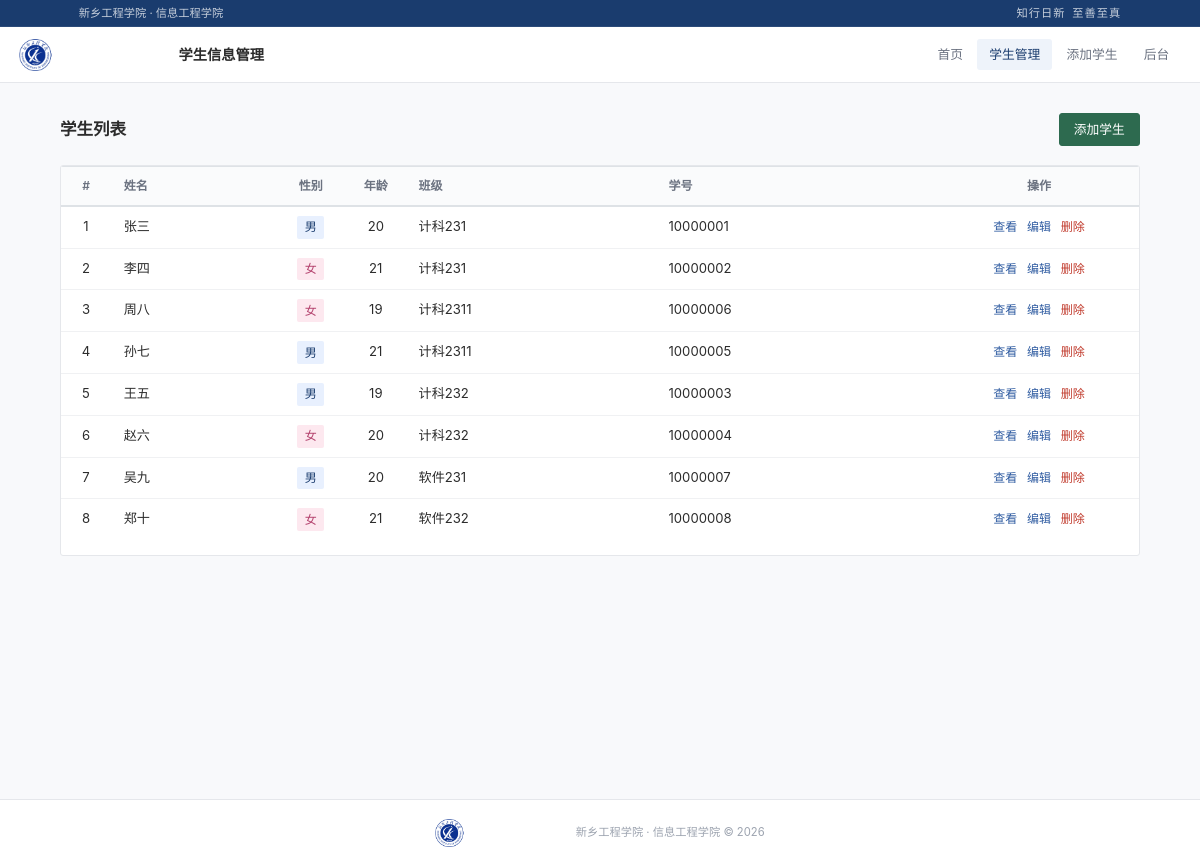
The page /students/ on the database its author committed.
### students/models.py (models this page shows, shortened)
class Student(models.Model):
    GENDER_CHOICES = (
        ('男', '男'),
        ('女', '女'),
    )
    name = models.CharField(max_length=30, verbose_name='姓名')
    gender = models.CharField(max_length=2, choices=GENDER_CHOICES, verbose_name='性别')
    age = models.PositiveSmallIntegerField(verbose_name='年龄')
    class_name = models.ForeignKey(
        ClassInfo,
        on_delete=models.CASCADE,
        related_name='students',
        verbose_name='班级'
    )
    student_id = models.CharField(max_length=8, unique=True, verbose_name='学号', blank=True)
    class Meta:
        verbose_name = '学生信息'
        verbose_name_plural = '学生信息'
        ordering = ['class_name', 'name']

class ClassInfo(models.Model):
    name = models.CharField(max_length=50, verbose_name='班级名称', unique=True)
    class Meta:
        verbose_name = '班级信息'
        verbose_name_plural = '班级信息'
        ordering = ['name']

### students/views.py (the view)
# urls.py: path('students/', views.StudentListView.as_view(), name='student_list'),
class StudentListView(ListView):
    model = Student
    template_name = 'students/student_list.html'
    context_object_name = 'students'
    paginate_by = 10  # 分页

### students/templates/students/student_list.html (shortened to what this page needs)
{% extends 'students/base.html' %}
{% load static %}
{% block content %}
<div class="page-header">
    <h2>学生列表</h2>
    <a class="btn btn-success" href="{% url 'student_add' %}">添加学生</a>
</div>
{% if students %}
<div class="table-wrap">
    <table class="table">
        <thead>
            <tr>
                <th class="tc" style="width:50px">#</th>
                <th>姓名</th>
                <th class="tc" style="width:70px">性别</th>
                <th class="tc" style="width:60px">年龄</th>
                <th>班级</th>
                <th>学号</th>
                <th class="tc" style="width:200px">操作</th>
            </tr>
        </thead>
        <tbody>
            {% for student in students %}
            <tr>
                <td class="tc">{{ forloop.counter0|add:page_obj.start_index }}</td>
                <td>{{ student.name }}</td>
                <td class="tc">
                    {% if student.gender == '男' %}
                    <span class="gender-tag male">男</span>
                    {% else %}
                    <span class="gender-tag female">女</span>
                    {% endif %}
                </td>
                <td class="tc">{{ student.age }}</td>
                <td>{{ student.class_name.name }}</td>
                <td>{{ student.student_id }}</td>
                <td class="tc inline-actions">
                    <a href="{% url 'student_detail' student.pk %}">查看</a>
                    <a href="{% url 'student_edit' student.pk %}">编辑</a>
                    <a href="{% url 'student_delete' student.pk %}" style="color:#c0392b">删除</a>
                </td>
            </tr>
            {% endfor %}
        </tbody>
    </table>
</div>
{% endif %}
{% endblock %}

### students/templates/students/base.html (shortened to what this page needs)
<!DOCTYPE html>
<html lang="zh-CN">
<head>
    <link rel="stylesheet" href="https://cdn.bootcdn.net/ajax/libs/twitter-bootstrap/4.6.0/css/bootstrap.min.css">
    {% load static %}
    <link rel="stylesheet" href="{% static 'css/style.css' %}">
</head>
<body>
    <div class="top-bar">
        <div class="container">
            <span>新乡工程学院 · 信息工程学院</span>
            <span class="motto">知行日新&ensp;至善至真</span>
        </div>
    </div>
    <nav class="navbar">
        <a class="navbar-brand" href="{% url 'index' %}">
            <img src="{% static 'img/logo.png' %}" alt="校徽">
            学生信息管理
        </a>
        <ul class="navbar-nav">
            <li class="nav-item {% if request.resolver_match.url_name == 'index' %}active{% endif %}">
                <a class="nav-link" href="{% url 'index' %}">首页</a>
            </li>
            <li class="nav-item {% if 'student' in request.resolver_match.url_name %}active{% endif %}">
                <a class="nav-link" href="{% url 'student_list' %}">学生管理</a>
            </li>
            <li class="nav-item">
                <a class="nav-link" href="{% url 'student_add' %}">添加学生</a>
            </li>
            <li class="nav-item">
                <a class="nav-link" href="{% url 'admin:index' %}">后台</a>
            </li>
        </ul>
    </nav>
    <div class="container main">
        {% block content %}{% endblock %}
    </div>
    <div class="footer">
        <img src="{% static 'img/logo.png' %}" alt="">
        新乡工程学院 · 信息工程学院 &copy; 2026
    </div>
    {% load static %}
</body>
</html>

### static/css/style.css (style rules this page uses)
:root { --ink: #2c2c2c; --muted: #6b7280; --light-muted: #9ca3af; --border: #e5e7eb; --bg: #f8f9fb; --surface: #ffffff; --primary: #1a3c6e; --primary-light: #2d5aa0; --primary-bg: #eef3fa; --danger: #c0392b; --danger-light: #fdf0ed; --success: #2d6a4f; }
*, *::before, *::after { box-sizing: border-box; }
html { font-size: 15px; -webkit-font-smoothing: antialiased; }
body { margin: 0; font-family: -apple-system, BlinkMacSystemFont, "Segoe UI", "PingFang SC", "Microsoft YaHei", "Hiragino Sans GB", sans-serif; color: var(--ink); background: var(--bg); line-height: 1.65; min-height: 100vh; }
a { color: var(--primary-light); text-decoration: none; }
.container { max-width: 1080px; margin: 0 auto; padding: 0 1.25rem; }
.top-bar { background: var(--primary); color: rgba(255,255,255,0.75); font-size: 0.75rem; padding: 0.25rem 0; border-bottom: 1px solid rgba(255,255,255,0.08); }
.top-bar .container { display: flex; justify-content: space-between; align-items: center; }
.top-bar .motto { letter-spacing: 1px; }
.navbar { background: var(--surface); border-bottom: 1px solid var(--border); padding: 0 1.25rem; height: 56px; display: flex; flex-direction: row; flex-wrap: nowrap; align-items: center; justify-content: space-between; position: sticky; top: 0; z-index: 100; }
.navbar-brand { display: flex; align-items: center; gap: 0.65rem; font-size: 0.95rem; font-weight: 600; color: var(--ink); white-space: nowrap; flex-shrink: 0; }
.navbar-brand img { height: 32px; width: auto; }
.navbar-nav { display: flex; flex-direction: row; flex-wrap: nowrap; list-style: none; margin: 0 0 0 auto; padding: 0; gap: 0.15rem; flex-shrink: 0; }
.navbar-nav .nav-link { display: inline-block; padding: 0.35rem 0.8rem; font-size: 0.85rem; color: var(--muted); border-radius: 3px; transition: background 0.15s, color 0.15s; }
.navbar-nav .nav-item.active .nav-link { background: var(--primary-bg); color: var(--primary); font-weight: 500; }
.main { padding: 2rem 0 3.5rem; min-height: calc(100vh - 56px - 28px); }
.page-header { display: flex; align-items: center; justify-content: space-between; margin-bottom: 1.25rem; flex-wrap: wrap; gap: 0.5rem; }
.page-header h2 { font-size: 1.1rem; font-weight: 600; margin: 0; color: var(--ink); }
.btn { display: inline-block; padding: 0.4rem 0.95rem; font-size: 0.85rem; font-weight: 500; border-radius: 3px; border: 1px solid transparent; cursor: pointer; text-align: center; line-height: 1.5; transition: background 0.15s, border-color 0.15s, box-shadow 0.15s; white-space: nowrap; background: var(--surface); color: var(--ink); border-color: var(--border); }
.btn-success { background: var(--success); border-color: var(--success); color: #fff; }
.table-wrap { background: var(--surface); border: 1px solid var(--border); border-radius: 3px; overflow: hidden; }
.table { width: 100%; border-collapse: collapse; font-size: 0.875rem; }
.table th, .table td { padding: 0.6rem 0.85rem; text-align: left; border-bottom: 1px solid #f0f1f3; }
.table th { font-weight: 600; font-size: 0.8rem; color: var(--muted); background: #fafbfc; border-bottom: 1px solid var(--border); white-space: nowrap; }
.table td { color: var(--ink); }
.table tbody tr:last-child td { border-bottom: 0; }
.table .tc { text-align: center; }
.gender-tag { display: inline-block; padding: 0.1rem 0.5rem; border-radius: 2px; font-size: 0.8rem; }
.gender-tag.male { background: #e8f0fe; color: var(--primary); }
.gender-tag.female { background: #fde8ef; color: #b3416d; }
.inline-actions a { font-size: 0.8rem; margin: 0 0.2rem; }
.inline-actions a:first-child { margin-left: 0; }
.inline-actions a:last-child { margin-right: 0; }
.footer { text-align: center; padding: 1.25rem 0; font-size: 0.75rem; color: var(--light-muted); border-top: 1px solid var(--border); background: var(--surface); }
.footer img { height: 28px; width: auto; vertical-align: middle; margin-right: 0.4rem; }

### rows shown on the page
Student: name "张三", gender "男", age "20", class_name.name "计科231", student_id "10000001"
Student: name "李四", gender "女", age "21", class_name.name "计科231", student_id "10000002"
Student: name "周八", gender "女", age "19", class_name.name "计科2311", student_id "10000006"
Student: name "孙七", gender "男", age "21", class_name.name "计科2311", student_id "10000005"
Student: name "王五", gender "男", age "19", class_name.name "计科232", student_id "10000003"
Student: name "赵六", gender "女", age "20", class_name.name "计科232", student_id "10000004"
Student: name "吴九", gender "男", age "20", class_name.name "软件231", student_id "10000007"
Student: name "郑十", gender "女", age "21", class_name.name "软件232", student_id "10000008"
